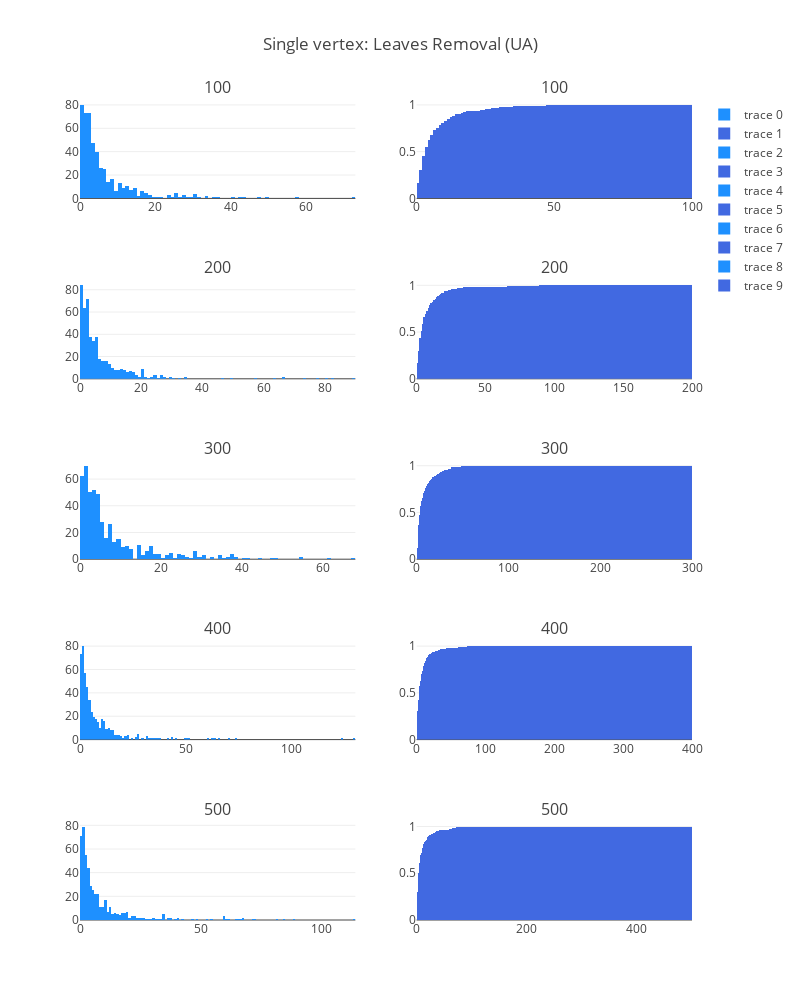

The notebook cell saved with this chart:
### Code cell
fig['layout'].update(height=1000, width=800, title='Single vertex: Leaves Removal (UA)')
iplot(fig, filename='simple-subplot')

### Figure 1 — Plotly figure (JSON) as saved in the notebook; plotly's stock layout.template omitted (floating-point values rounded to 4 significant figures; data arrays with more than 128 entries replaced by an {"elided": "..."} marker saying what was removed)
{"data": [{"marker": {"color": "dodgerblue"}, "type": "histogram", "x": {"elided": "500 int values"}, "xaxis": "x1", "xbins": {"end": 100, "size": 1, "start": 0}, "yaxis": "y1"}, {"cumulative": {"enabled": true}, "histnorm": "probability", "marker": {"color": "royalblue"}, "type": "histogram", "x": {"elided": "500 int values"}, "xaxis": "x2", "xbins": {"end": 100, "size": 1, "start": 0}, "yaxis": "y2"}, {"marker": {"color": "dodgerblue"}, "type": "histogram", "x": {"elided": "500 int values"}, "xaxis": "x3", "xbins": {"end": 200, "size": 1, "start": 0}, "yaxis": "y3"}, {"cumulative": {"enabled": true}, "histnorm": "probability", "marker": {"color": "royalblue"}, "type": "histogram", "x": {"elided": "500 int values"}, "xaxis": "x4", "xbins": {"end": 200, "size": 1, "start": 0}, "yaxis": "y4"}, {"marker": {"color": "dodgerblue"}, "type": "histogram", "x": {"elided": "500 int values"}, "xaxis": "x5", "xbins": {"end": 300, "size": 1, "start": 0}, "yaxis": "y5"}, {"cumulative": {"enabled": true}, "histnorm": "probability", "marker": {"color": "royalblue"}, "type": "histogram", "x": {"elided": "500 int values"}, "xaxis": "x6", "xbins": {"end": 300, "size": 1, "start": 0}, "yaxis": "y6"}, {"marker": {"color": "dodgerblue"}, "type": "histogram", "x": {"elided": "500 int values"}, "xaxis": "x7", "xbins": {"end": 400, "size": 1, "start": 0}, "yaxis": "y7"}, {"cumulative": {"enabled": true}, "histnorm": "probability", "marker": {"color": "royalblue"}, "type": "histogram", "x": {"elided": "500 int values"}, "xaxis": "x8", "xbins": {"end": 400, "size": 1, "start": 0}, "yaxis": "y8"}, {"marker": {"color": "dodgerblue"}, "type": "histogram", "x": {"elided": "500 int values"}, "xaxis": "x9", "xbins": {"end": 500, "size": 1, "start": 0}, "yaxis": "y9"}, {"cumulative": {"enabled": true}, "histnorm": "probability", "marker": {"color": "royalblue"}, "type": "histogram", "x": {"elided": "500 int values"}, "xaxis": "x10", "xbins": {"end": 500, "size": 1, "start": 0}, "yaxis": "y10"}], "layout": {"annotations": [{"font": {"size": 16}, "showarrow": false, "text": "100", "x": 0.225, "xanchor": "center", "xref": "paper", "y": 1, "yanchor": "bottom", "yref": "paper"}, {"font": {"size": 16}, "showarrow": false, "text": "100", "x": 0.775, "xanchor": "center", "xref": "paper", "y": 1, "yanchor": "bottom", "yref": "paper"}, {"font": {"size": 16}, "showarrow": false, "text": "200", "x": 0.225, "xanchor": "center", "xref": "paper", "y": 0.78, "yanchor": "bottom", "yref": "paper"}, {"font": {"size": 16}, "showarrow": false, "text": "200", "x": 0.775, "xanchor": "center", "xref": "paper", "y": 0.78, "yanchor": "bottom", "yref": "paper"}, {"font": {"size": 16}, "showarrow": false, "text": "300", "x": 0.225, "xanchor": "center", "xref": "paper", "y": 0.56, "yanchor": "bottom", "yref": "paper"}, {"font": {"size": 16}, "showarrow": false, "text": "300", "x": 0.775, "xanchor": "center", "xref": "paper", "y": 0.56, "yanchor": "bottom", "yref": "paper"}, {"font": {"size": 16}, "showarrow": false, "text": "400", "x": 0.225, "xanchor": "center", "xref": "paper", "y": 0.34, "yanchor": "bottom", "yref": "paper"}, {"font": {"size": 16}, "showarrow": false, "text": "400", "x": 0.775, "xanchor": "center", "xref": "paper", "y": 0.34, "yanchor": "bottom", "yref": "paper"}, {"font": {"size": 16}, "showarrow": false, "text": "500", "x": 0.225, "xanchor": "center", "xref": "paper", "y": 0.12, "yanchor": "bottom", "yref": "paper"}, {"font": {"size": 16}, "showarrow": false, "text": "500", "x": 0.775, "xanchor": "center", "xref": "paper", "y": 0.12, "yanchor": "bottom", "yref": "paper"}], "height": 1000, "title": "Single vertex: Leaves Removal (UA)", "width": 800, "xaxis1": {"anchor": "y1", "domain": [0, 0.45]}, "xaxis10": {"anchor": "y10", "domain": [0.55, 1]}, "xaxis2": {"anchor": "y2", "domain": [0.55, 1]}, "xaxis3": {"anchor": "y3", "domain": [0, 0.45]}, "xaxis4": {"anchor": "y4", "domain": [0.55, 1]}, "xaxis5": {"anchor": "y5", "domain": [0, 0.45]}, "xaxis6": {"anchor": "y6", "domain": [0.55, 1]}, "xaxis7": {"anchor": "y7", "domain": [0, 0.45]}, "xaxis8": {"anchor": "y8", "domain": [0.55, 1]}, "xaxis9": {"anchor": "y9", "domain": [0, 0.45]}, "yaxis1": {"anchor": "x1", "domain": [0.88, 1]}, "yaxis10": {"anchor": "x10", "domain": [0, 0.12]}, "yaxis2": {"anchor": "x2", "domain": [0.88, 1]}, "yaxis3": {"anchor": "x3", "domain": [0.66, 0.78]}, "yaxis4": {"anchor": "x4", "domain": [0.66, 0.78]}, "yaxis5": {"anchor": "x5", "domain": [0.44, 0.56]}, "yaxis6": {"anchor": "x6", "domain": [0.44, 0.56]}, "yaxis7": {"anchor": "x7", "domain": [0.22, 0.34]}, "yaxis8": {"anchor": "x8", "domain": [0.22, 0.34]}, "yaxis9": {"anchor": "x9", "domain": [0, 0.12]}}}
